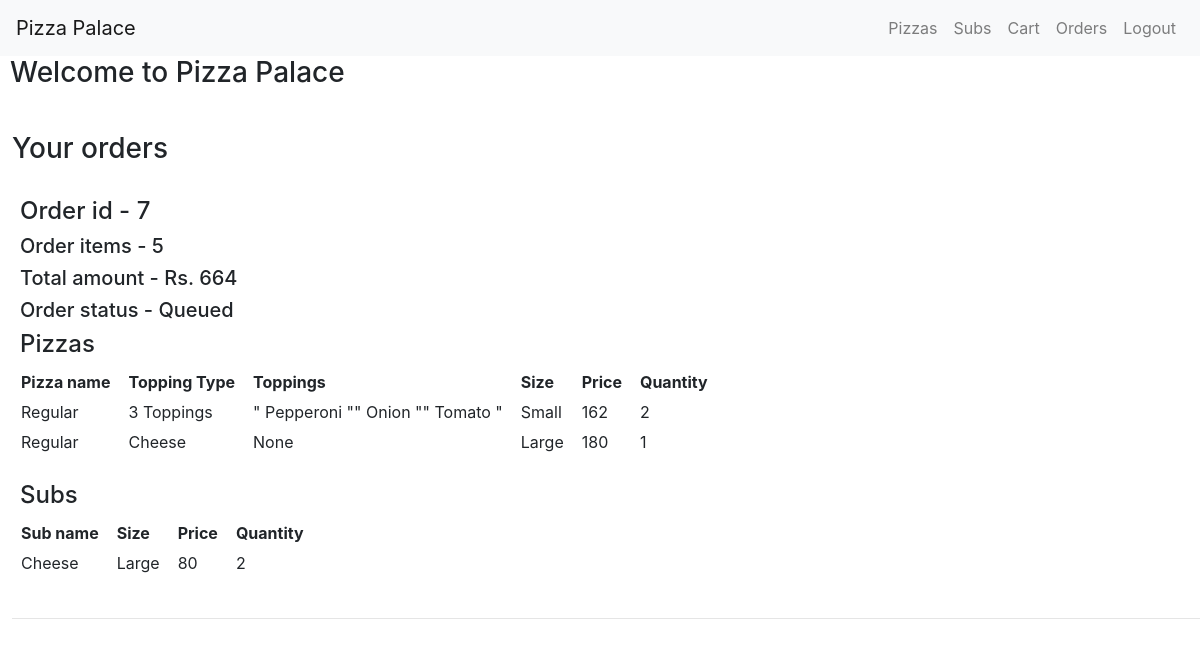
Screenshot of /order (signed in) with the database file from the repository.
### orders/models.py (models this page shows, shortened)
class Order(models.Model):
	cust_id=models.ForeignKey(Customer, on_delete=models.CASCADE)
	status=models.BooleanField(default=False)
	@property
	def count(self):
		return Order_Item.objects.filter(order=self).aggregate(Sum('quantity'))['quantity__sum']
	@property
	def total(self):
		items=Order_Item.objects.filter(order=self)
		t=0
		for o in items:
			if(o.pizza):
				t+=o.pizza.price*o.quantity
			elif(o.sub):
				t+=o.sub.price*o.quantity
		return t

class Order_Item(models.Model):
	pizza=models.ForeignKey(Pizza, blank=True, null=True, on_delete=models.CASCADE)
	toppings=models.ManyToManyField(Topping, blank=True)
	sub=models.ForeignKey(Sub, blank=True, null=True, on_delete=models.CASCADE)
	quantity=models.IntegerField()
	order=models.ForeignKey(Order, on_delete=models.CASCADE, related_name="o_items")

class Sub(models.Model):
	sub_name=models.CharField(max_length=32)
	size=models.CharField(max_length=16)
	price=models.IntegerField()

class Pizza(models.Model):
	pizza_name=models.CharField(max_length=32)
	topping_type=models.CharField(max_length=16)
	size=models.CharField(max_length=16)
	price=models.IntegerField()

class Topping(models.Model):
	topping_name=models.CharField(max_length=16)
	def __str__(self):
		return f"{self.topping_name}"

### orders/views.py (the view)
# urls.py: path("order", views.order, name="order"),
def order(request):
	if(request.method=="POST"):
		u=request.user
		cart=Cart.objects.get(cust_id=u.customer)
		cart_items=Cart_Item.objects.filter(cart=cart)
		user_order=Order(cust_id=u.customer)
		user_order.save()
		for item in cart_items:
			ordered_item=Order_Item(pizza=item.pizza, sub=item.sub, quantity=item.quantity, order=user_order)
			ordered_item.save()
			if(item.toppings.all()):
				for t in item.toppings.all():
					ordered_item.toppings.add(t)
			ordered_item.save()
			item.delete()
		return render(request, "orders/order_confirm.html", {"order_id": user_order.id})
	else:
		u=request.user
		all_orders=Order.objects.filter(cust_id=u.customer)
		context={"order_items": {}}
		for o in all_orders:
			context["order_items"][o]=o.o_items.all()
		return render(request, "orders/order.html", context)

### orders/templates/orders/order.html
{% extends "orders/profile.html" %}
{% block Content %}
<h3>Your orders</h3><br>
{% for o_object, products in order_items.items %}
<h4>Order id - {{ o_object.id }}</h4>
<h5>Order items - {{ o_object.count }}</h5>
<h5>Total amount - Rs. {{ o_object.total }}</h5>
<h5>Order status - {% if o_object.status == False %} Queued {% else %} Completed {% endif %}</h5>
<div style="border-left: 10px">
	<h4>Pizzas</h4>
	<table>
		<tr>
			<th>Pizza name</th>
			<th>Topping Type</th>
			<th>Toppings</th>
			<th>Size</th>
			<th>Price</th>
			<th>Quantity</th>
		</tr>
		{% for product in products %}
		{% if product.pizza %}
		<tr>
			<td>{{ product.pizza.pizza_name }}</td>
			<td>{{ product.pizza.topping_type }}</td>
			<td>{% for top in product.toppings.all %}" {{ top }} "{% empty %} None {% endfor %}</td>
			<td>{{ product.pizza.size }}</td>
			<td>{{ product.pizza.price }}</td>
			<td>{{ product.quantity }}</td>
		</tr>
		{% endif %}
		{% endfor %}
	</table>
	<br>
	<h4>Subs</h4>
	<table>
		<tr>
			<th>Sub name</th>
			<th>Size</th>
			<th>Price</th>
			<th>Quantity</th>
		</tr>
		{% for product in products %}
		{% if product.sub %}
		<tr>
			<td>{{ product.sub.sub_name }}</td>
			<td>{{ product.sub.size }}</td>
			<td>{{ product.sub.price }}</td>
			<td>{{ product.quantity }}</td>
		</tr>
		{% endif %}
		{% endfor %}
	</table>
</div>
<br><hr>
{% empty %}
<h4>No orders</h4>
{% endfor %}
{% endblock %}

### orders/static/orders/menu.css (style rules this page uses)
th, td { padding: 3px 9px; }
h5, h4 { padding-left: 8px; }

### rows the page displays
Order: id "7", count "5", total "664", status "Queued"
Order_Item: pizza.pizza_name "Regular", pizza.topping_type "3 Toppings", pizza.size "Small", pizza.price "162", quantity "2"
Topping: topping_name "Pepperoni"
Topping: topping_name "Onion"
Topping: topping_name "Tomato"
Order_Item: pizza.pizza_name "Regular", pizza.topping_type "Cheese", pizza.size "Large", pizza.price "180", quantity "1"
Order_Item: sub.sub_name "Cheese", sub.size "Large", sub.price "80", quantity "2"
